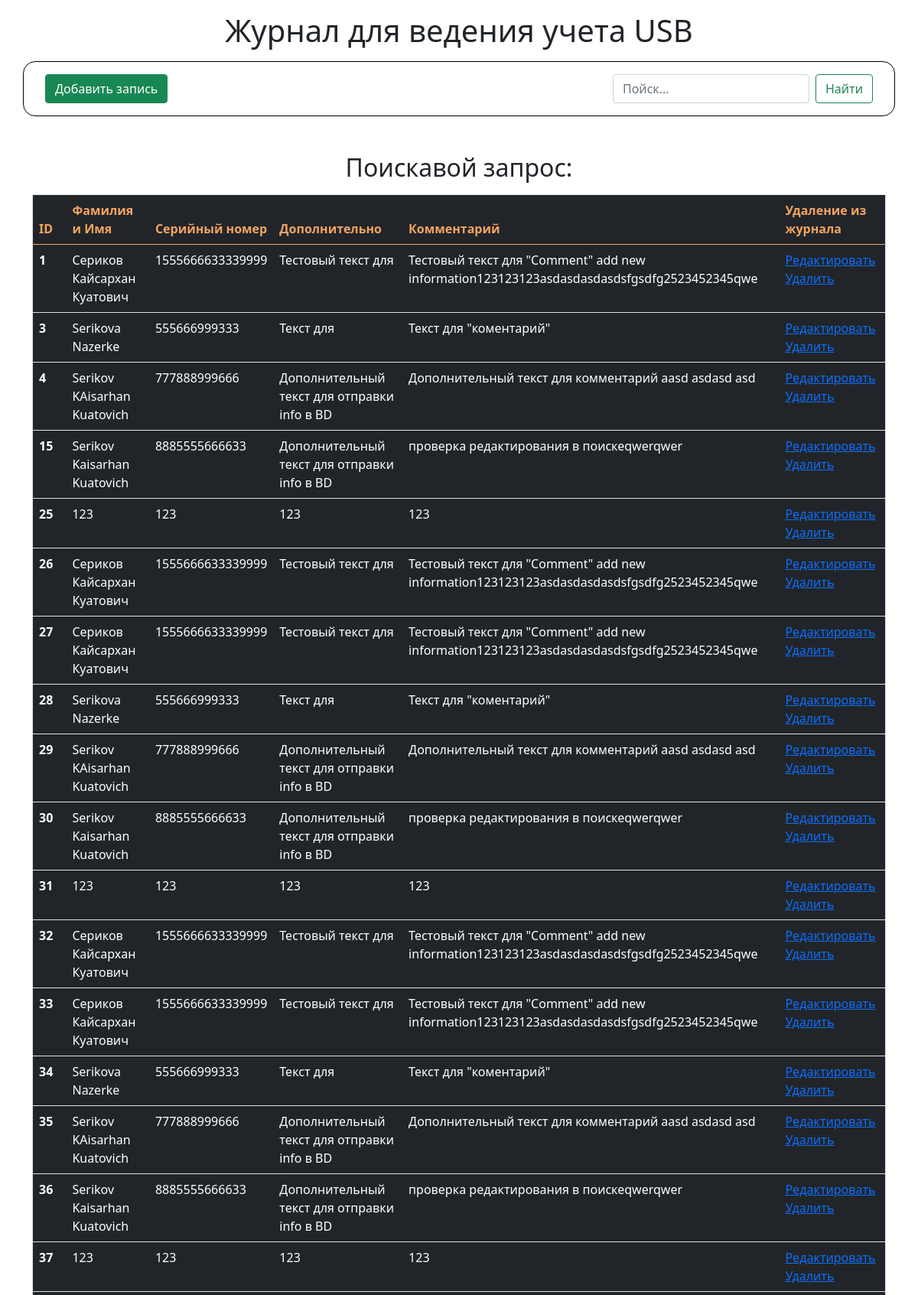
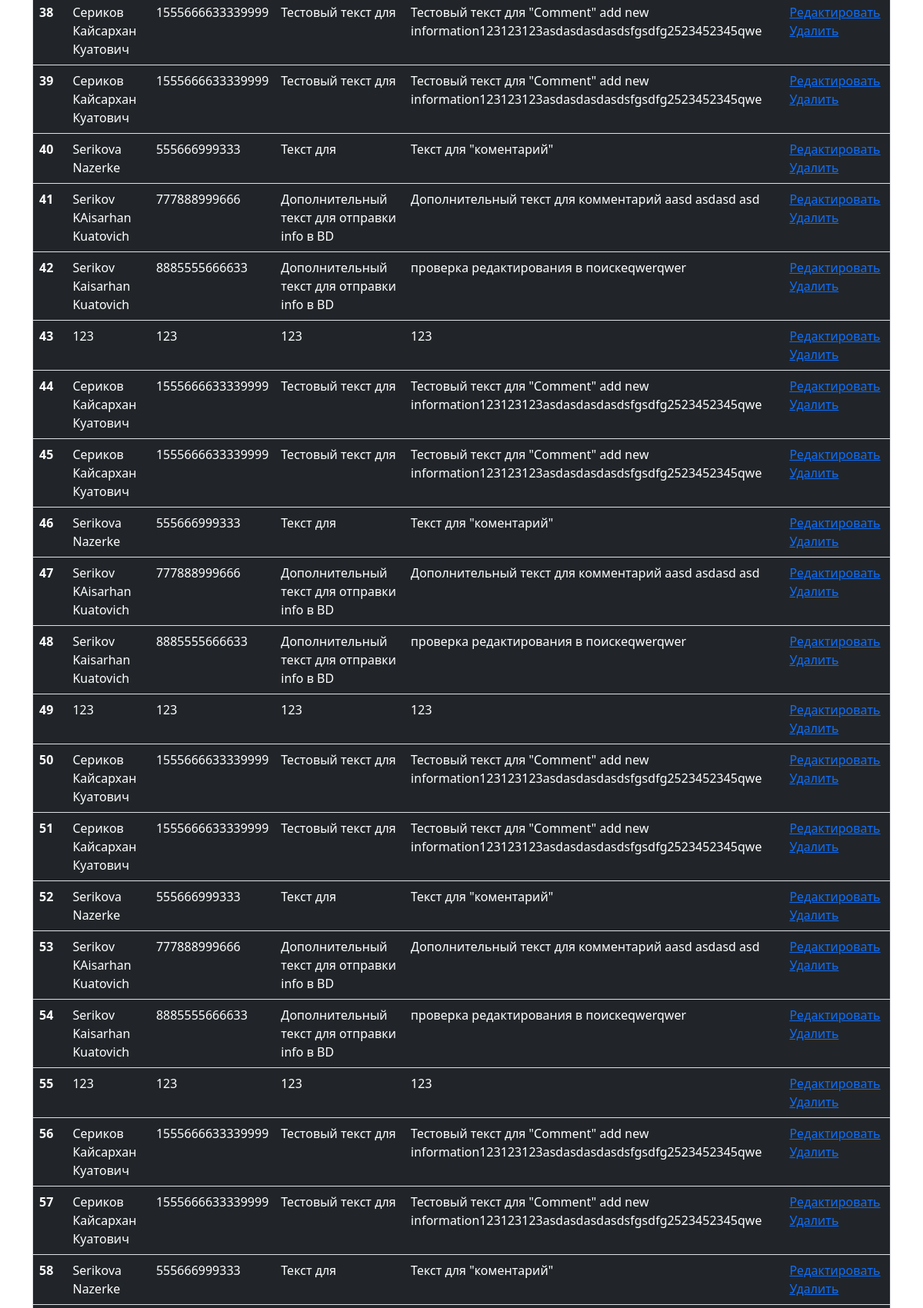
The app's page /adrc/searchLogic.php (upper part) with its own data (2 pictures, top to bottom).
### tables this page shows
CREATE TABLE `jurnarelements` (
  `id` int UNSIGNED NOT NULL,
  `faim` varchar(255) NOT NULL,
  `serial` varchar(255) NOT NULL,
  `additionally` text,
  `comment` text
);

### adrc/searchLogic.php (the view, shortened to what this page needs)
<?php
require_once '../config/db.php';
    ?>
<!doctype html>
<html lang="en">
<head>
    <link href="https://cdn.jsdelivr.net/npm/bootstrap@5.0.0-beta2/dist/css/bootstrap.min.css" rel="stylesheet">
    <link  href="/css/dist/style.css" rel="stylesheet">
</head>
<body>
<section class="form_add_elemets">
    <h1 class="Title_name">Журнал для ведения учета USB</h1>
    <div class="container form_buttons">
        <div class="add_del">
            <button type="button" class="btn btn-success" id="myInput" data-bs-toggle="modal" data-bs-target="#myModal" data-bs-whatever="@mdo">Добавить запись</button>
        </div>
        <div class="search">
            <form class="d-flex" method="get" action="searchLogic.php" id="search">
                <input class="form-control me-2" type="search" name="search" placeholder="Пойск..." aria-label="Search">
                <button type="submit" class="btn btn-outline-success">Найти</button>
            </form>
        </div>
    </div>
</section>
<h2 class="searchTitle">Поискавой запрос: <? echo $_GET['search']?></h2>
<section>
    <div class="container">
        <table class="table table-dark table-hover border">
            <thead>
            <tr>
                <th scope="col">ID</th>
                <th scope="col">Фамилия и Имя</th>
                <th scope="col">Серийный номер</th>
                <th scope="col">Дополнительно</th>
                <th scope="col">Комментарий</th>
                <th scope="col">Удаление из журнала</th>
            </tr>
            </thead>
            <tbody>
            <?php
            $jurnalTables = mysqli_query($connect, "SELECT * FROM `jurnarelements`");
            $jurnalTables = mysqli_fetch_all($jurnalTables);
            foreach ($jurnalTables as $jurnalTable ) {
                ?>
                <tr>
                    <th scope="row"><?= $jurnalTable[0]?></th>
                    <td><?= $jurnalTable[1]?></td>
                    <td><?= $jurnalTable[2]?></td>
                    <td><?= $jurnalTable[3]?></td>
                    <td><?= $jurnalTable[4]?></td>
                    <td>
                        <a href="update.php?id=<?= $jurnalTable[0] ?>">Редактировать</a>
                        <a href="adrc/delete.php?id=<?= $jurnalTable[0] ?>">Удалить</a>
                        </td>
                </tr>
                <?php
            }
            ?>
            </tbody>
        </table>
    </div>
</section>
</body>
</html>

### records on screen
jurnarelements: id "1", faim "Сериков Кайсархан Куатович", serial "1555666633339999", additionally "Тестовый текст для", comment "Тестовый текст для \"Comment\" add new information123123123asdasdasdasdsfgsdfg2523452345qwe"
jurnarelements: id "3", faim "Serikova Nazerke", serial "555666999333", additionally "Текст для", comment "Текст для \"коментарий\""
jurnarelements: id "4", faim "Serikov KAisarhan Kuatovich", serial "777888999666", additionally "Дополнительный текст для отправки info в BD", comment "Дополнительный текст для комментарий aasd asdasd asd"
jurnarelements: id "15", faim "Serikov Kaisarhan Kuatovich", serial "8885555666633", additionally "Дополнительный текст для отправки info в BD", comment "проверка редактирования в поискеqwerqwer"
jurnarelements: id "25", faim "123", serial "123", additionally "123", comment "123"
jurnarelements: id "26", faim "Сериков Кайсархан Куатович", serial "1555666633339999", additionally "Тестовый текст для", comment "Тестовый текст для \"Comment\" add new information123123123asdasdasdasdsfgsdfg2523452345qwe"
jurnarelements: id "27", faim "Сериков Кайсархан Куатович", serial "1555666633339999", additionally "Тестовый текст для", comment "Тестовый текст для \"Comment\" add new information123123123asdasdasdasdsfgsdfg2523452345qwe"
jurnarelements: id "28", faim "Serikova Nazerke", serial "555666999333", additionally "Текст для", comment "Текст для \"коментарий\""
jurnarelements: id "29", faim "Serikov KAisarhan Kuatovich", serial "777888999666", additionally "Дополнительный текст для отправки info в BD", comment "Дополнительный текст для комментарий aasd asdasd asd"
jurnarelements: id "30", faim "Serikov Kaisarhan Kuatovich", serial "8885555666633", additionally "Дополнительный текст для отправки info в BD", comment "проверка редактирования в поискеqwerqwer"
jurnarelements: id "31", faim "123", serial "123", additionally "123", comment "123"
jurnarelements: id "32", faim "Сериков Кайсархан Куатович", serial "1555666633339999", additionally "Тестовый текст для", comment "Тестовый текст для \"Comment\" add new information123123123asdasdasdasdsfgsdfg2523452345qwe"
jurnarelements: id "33", faim "Сериков Кайсархан Куатович", serial "1555666633339999", additionally "Тестовый текст для", comment "Тестовый текст для \"Comment\" add new information123123123asdasdasdasdsfgsdfg2523452345qwe"
jurnarelements: id "34", faim "Serikova Nazerke", serial "555666999333", additionally "Текст для", comment "Текст для \"коментарий\""
jurnarelements: id "35", faim "Serikov KAisarhan Kuatovich", serial "777888999666", additionally "Дополнительный текст для отправки info в BD", comment "Дополнительный текст для комментарий aasd asdasd asd"
jurnarelements: id "36", faim "Serikov Kaisarhan Kuatovich", serial "8885555666633", additionally "Дополнительный текст для отправки info в BD", comment "проверка редактирования в поискеqwerqwer"
jurnarelements: id "37", faim "123", serial "123", additionally "123", comment "123"
jurnarelements: id "38", faim "Сериков Кайсархан Куатович", serial "1555666633339999", additionally "Тестовый текст для", comment "Тестовый текст для \"Comment\" add new information123123123asdasdasdasdsfgsdfg2523452345qwe"
jurnarelements: id "39", faim "Сериков Кайсархан Куатович", serial "1555666633339999", additionally "Тестовый текст для", comment "Тестовый текст для \"Comment\" add new information123123123asdasdasdasdsfgsdfg2523452345qwe"
jurnarelements: id "40", faim "Serikova Nazerke", serial "555666999333", additionally "Текст для", comment "Текст для \"коментарий\""
jurnarelements: id "41", faim "Serikov KAisarhan Kuatovich", serial "777888999666", additionally "Дополнительный текст для отправки info в BD", comment "Дополнительный текст для комментарий aasd asdasd asd"
jurnarelements: id "42", faim "Serikov Kaisarhan Kuatovich", serial "8885555666633", additionally "Дополнительный текст для отправки info в BD", comment "проверка редактирования в поискеqwerqwer"
jurnarelements: id "43", faim "123", serial "123", additionally "123", comment "123"
jurnarelements: id "44", faim "Сериков Кайсархан Куатович", serial "1555666633339999", additionally "Тестовый текст для", comment "Тестовый текст для \"Comment\" add new information123123123asdasdasdasdsfgsdfg2523452345qwe"
jurnarelements: id "45", faim "Сериков Кайсархан Куатович", serial "1555666633339999", additionally "Тестовый текст для", comment "Тестовый текст для \"Comment\" add new information123123123asdasdasdasdsfgsdfg2523452345qwe"
jurnarelements: id "46", faim "Serikova Nazerke", serial "555666999333", additionally "Текст для", comment "Текст для \"коментарий\""
jurnarelements: id "47", faim "Serikov KAisarhan Kuatovich", serial "777888999666", additionally "Дополнительный текст для отправки info в BD", comment "Дополнительный текст для комментарий aasd asdasd asd"
jurnarelements: id "48", faim "Serikov Kaisarhan Kuatovich", serial "8885555666633", additionally "Дополнительный текст для отправки info в BD", comment "проверка редактирования в поискеqwerqwer"
jurnarelements: id "49", faim "123", serial "123", additionally "123", comment "123"
jurnarelements: id "50", faim "Сериков Кайсархан Куатович", serial "1555666633339999", additionally "Тестовый текст для", comment "Тестовый текст для \"Comment\" add new information123123123asdasdasdasdsfgsdfg2523452345qwe"
jurnarelements: id "51", faim "Сериков Кайсархан Куатович", serial "1555666633339999", additionally "Тестовый текст для", comment "Тестовый текст для \"Comment\" add new information123123123asdasdasdasdsfgsdfg2523452345qwe"
jurnarelements: id "52", faim "Serikova Nazerke", serial "555666999333", additionally "Текст для", comment "Текст для \"коментарий\""
jurnarelements: id "53", faim "Serikov KAisarhan Kuatovich", serial "777888999666", additionally "Дополнительный текст для отправки info в BD", comment "Дополнительный текст для комментарий aasd asdasd asd"
jurnarelements: id "54", faim "Serikov Kaisarhan Kuatovich", serial "8885555666633", additionally "Дополнительный текст для отправки info в BD", comment "проверка редактирования в поискеqwerqwer"
jurnarelements: id "55", faim "123", serial "123", additionally "123", comment "123"
jurnarelements: id "56", faim "Сериков Кайсархан Куатович", serial "1555666633339999", additionally "Тестовый текст для", comment "Тестовый текст для \"Comment\" add new information123123123asdasdasdasdsfgsdfg2523452345qwe"
jurnarelements: id "57", faim "Сериков Кайсархан Куатович", serial "1555666633339999", additionally "Тестовый текст для", comment "Тестовый текст для \"Comment\" add new information123123123asdasdasdasdsfgsdfg2523452345qwe"
jurnarelements: id "58", faim "Serikova Nazerke", serial "555666999333", additionally "Текст для", comment "Текст для \"коментарий\""
